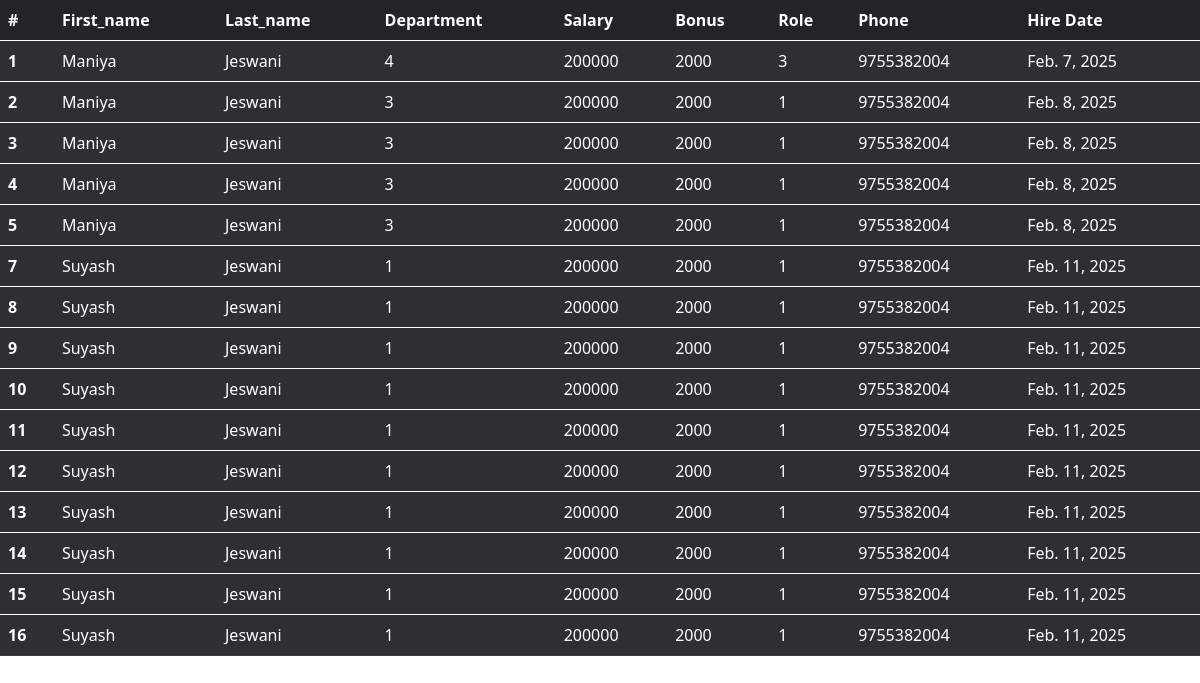
The app's page /all_emp with its own data.
### emp_app/models.py (models this page shows, shortened)
class Employees(models.Model):
    first_name=models.CharField(max_length=100,null=False)
    last_name=models.CharField(max_length=100)
    dept=models.CharField(max_length=100)
    salary=models.IntegerField(default=0)
    bonus=models.IntegerField(default=0)
    role=models.CharField(max_length=100)
    phone=models.CharField(max_length=10)
    hire_date=models.DateField()

### emp_app/views.py (the view)
# urls.py: path('all_emp',views.all_emp,name="all_emp"),
def all_emp(request):
    emps=Employees.objects.all()
    context={
        'emps':emps
    }
    return render(request,'all_employee.html',context)

### emp_app/templates/all_employee.html (shortened to what this page needs)
<!doctype html>
<html lang="en">
  <head>
    <link href="https://cdn.jsdelivr.net/npm/bootstrap@5.0.2/dist/css/bootstrap.min.css" rel="stylesheet">
  </head>
  <body>
<table class="table table-dark table-striped">
    <thead>
      <tr>
        <th scope="col">#</th>
        <th scope="col">First_name</th>
        <th scope="col">Last_name</th>
        <th scope="col">Department</th>
        <th scope="col">Salary</th>
        <th scope="col">Bonus</th>
        <th scope="col">Role</th>
        <th scope="col">Phone</th>
        <th scope="col">Hire Date</th>
      </tr>
    </thead>
    {% for emp in emps %}
    <tbody>
      <tr>
        <th scope="row">{{emp.id}}</th>
        <td>{{emp.first_name}}</td>
        <td>{{emp.last_name}}</td>
        <td>{{emp.dept}}</td>
        <td>{{emp.salary}}</td>
        <td>{{emp.bonus}}</td>
        <td>{{emp.role}}</td>
        <td>{{emp.phone}}</td>
        <td>{{emp.hire_date}}</td>
      </tr>
    </tbody>
    {%endfor%}
  </table>
</body>
</html>

### records on screen
Employees: id "1", first_name "Maniya", last_name "Jeswani", dept "4", salary "200000", bonus "2000", role "3", phone "9755382004", hire_date "Feb. 7, 2025"
Employees: id "2", first_name "Maniya", last_name "Jeswani", dept "3", salary "200000", bonus "2000", role "1", phone "9755382004", hire_date "Feb. 8, 2025"
Employees: id "3", first_name "Maniya", last_name "Jeswani", dept "3", salary "200000", bonus "2000", role "1", phone "9755382004", hire_date "Feb. 8, 2025"
Employees: id "4", first_name "Maniya", last_name "Jeswani", dept "3", salary "200000", bonus "2000", role "1", phone "9755382004", hire_date "Feb. 8, 2025"
Employees: id "5", first_name "Maniya", last_name "Jeswani", dept "3", salary "200000", bonus "2000", role "1", phone "9755382004", hire_date "Feb. 8, 2025"
Employees: id "7", first_name "Suyash", last_name "Jeswani", dept "1", salary "200000", bonus "2000", role "1", phone "9755382004", hire_date "Feb. 11, 2025"
Employees: id "8", first_name "Suyash", last_name "Jeswani", dept "1", salary "200000", bonus "2000", role "1", phone "9755382004", hire_date "Feb. 11, 2025"
Employees: id "9", first_name "Suyash", last_name "Jeswani", dept "1", salary "200000", bonus "2000", role "1", phone "9755382004", hire_date "Feb. 11, 2025"
Employees: id "10", first_name "Suyash", last_name "Jeswani", dept "1", salary "200000", bonus "2000", role "1", phone "9755382004", hire_date "Feb. 11, 2025"
Employees: id "11", first_name "Suyash", last_name "Jeswani", dept "1", salary "200000", bonus "2000", role "1", phone "9755382004", hire_date "Feb. 11, 2025"
Employees: id "12", first_name "Suyash", last_name "Jeswani", dept "1", salary "200000", bonus "2000", role "1", phone "9755382004", hire_date "Feb. 11, 2025"
Employees: id "13", first_name "Suyash", last_name "Jeswani", dept "1", salary "200000", bonus "2000", role "1", phone "9755382004", hire_date "Feb. 11, 2025"
Employees: id "14", first_name "Suyash", last_name "Jeswani", dept "1", salary "200000", bonus "2000", role "1", phone "9755382004", hire_date "Feb. 11, 2025"
Employees: id "15", first_name "Suyash", last_name "Jeswani", dept "1", salary "200000", bonus "2000", role "1", phone "9755382004", hire_date "Feb. 11, 2025"
Employees: id "16", first_name "Suyash", last_name "Jeswani", dept "1", salary "200000", bonus "2000", role "1", phone "9755382004", hire_date "Feb. 11, 2025"
